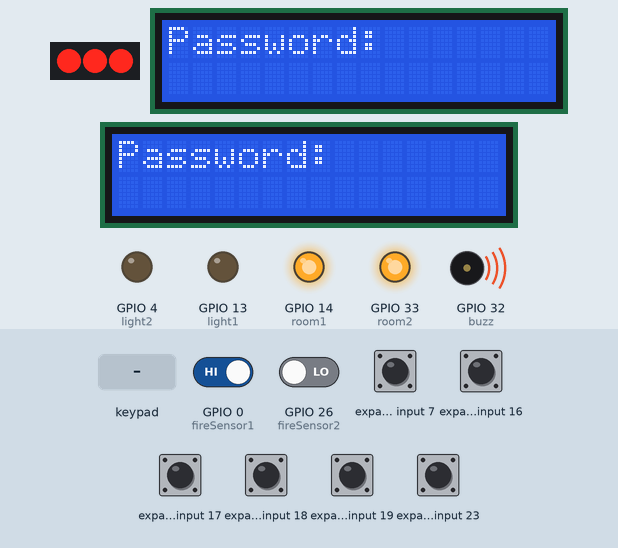
This sketch was run on a simulated ESP32. Parts: 3 port-expander outputs drawn as a row of LEDs (first output left, lit = HIGH), 2 × 16×2 character LCD, output pins drawn as LEDs (lit = HIGH), buzzer (waves = sounding, pin HIGH). Wiring (inferred from the names in the program): PCF8574 port expander at I2C address 0x20; PCF8574 port expander at I2C address 0x22. Wiring (inferred from the signals the program sends): 4×3 keypad with keys 1 2 3 4 5 6 7 8 9 * 0 # (labels assumed): rows Q0, Q1, Q2, Q3; columns Q4, Q5, Q6; row of LEDs: on Q4, Q5, Q6. The test bench sets the inputs (shaded band); at power-on: GPIO 0 (fireSensor1), expander input 7, expander input 16–19, expander input 23 HIGH, GPIO 26 (fireSensor2) LOW. WiFi joins after 1.5 s; servers stay silent unless stated; no MQTT or app messages arrive unless stated; what the sketch prints to the serial monitor is not drawn.

Above: at 3.3 s.
3.4 s: key '*' pressed
At 4.2 s:
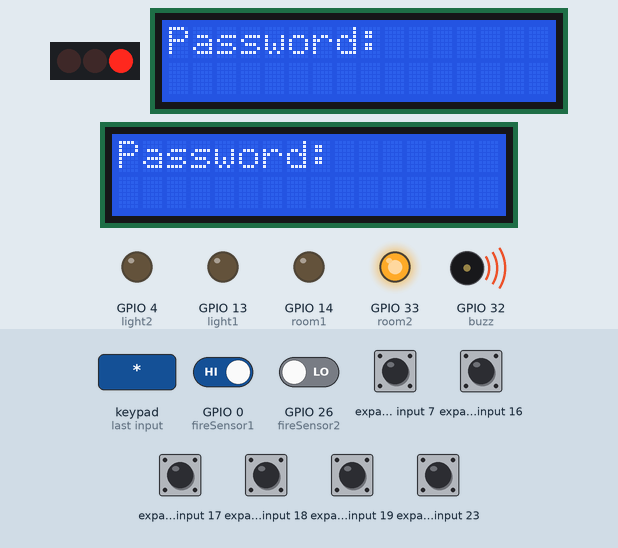
6.4 s: keypad keys 1 3 9 7 2 2 * pressed 0.4 s apart
At 9.5 s:
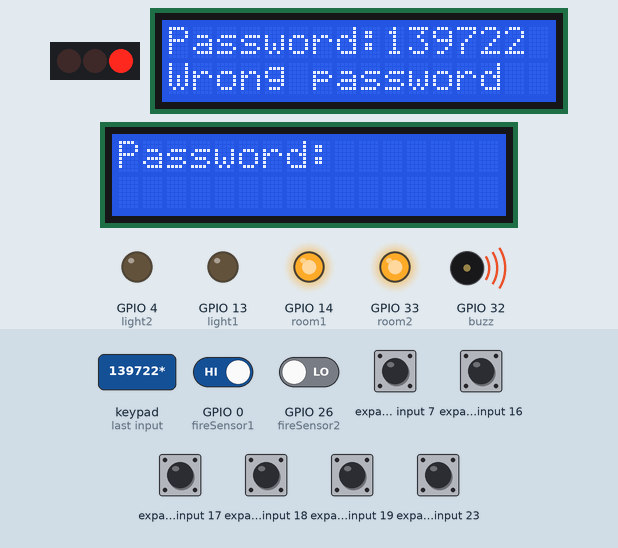
10.7 s: GPIO 26 (fireSensor2) driven HIGH
At 11.9 s:
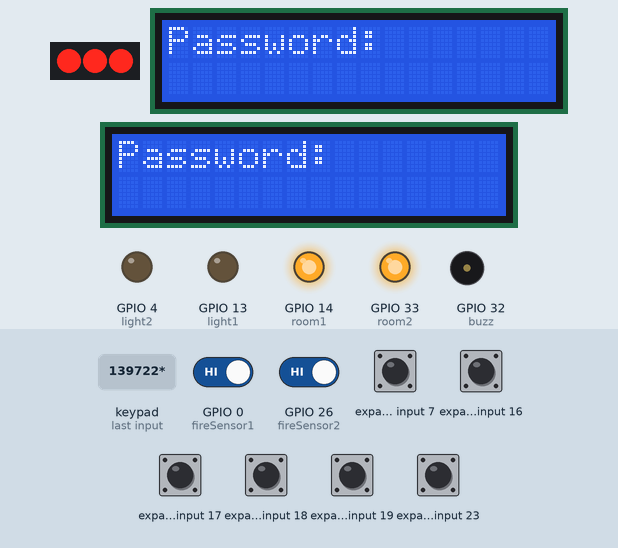
12.2 s: expander input 16 pulled LOW for 0.15 s
At 13.7 s:
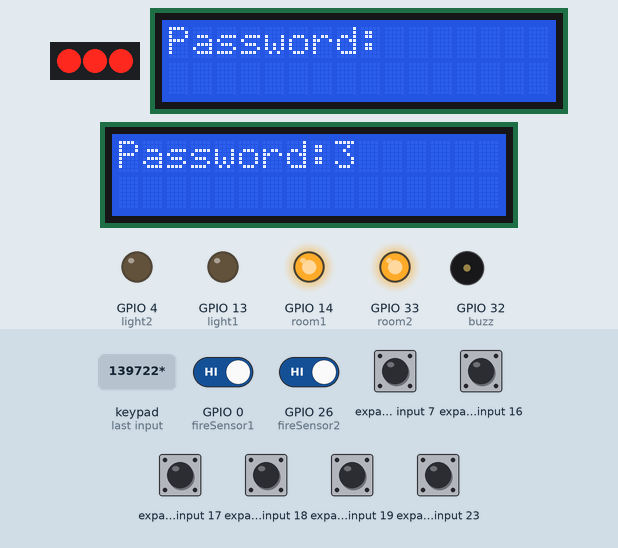
14.0 s: expander input 17 pulled LOW for 1 s
At 14.47 s:
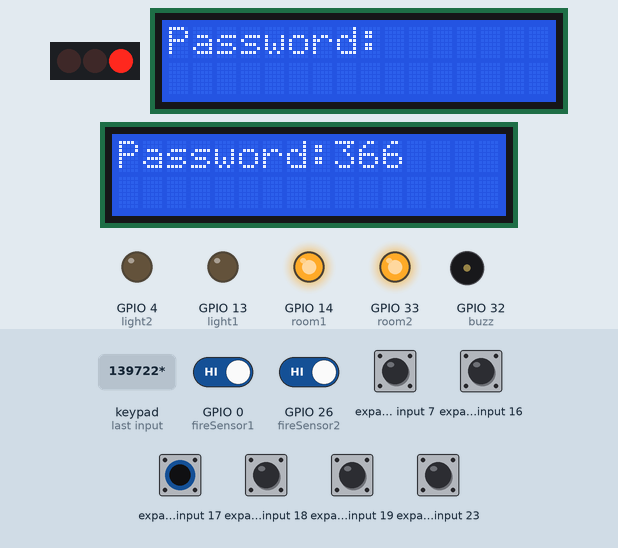
16.5 s: expander input 18 pulled LOW for 0.15 s
At 18.3 s:
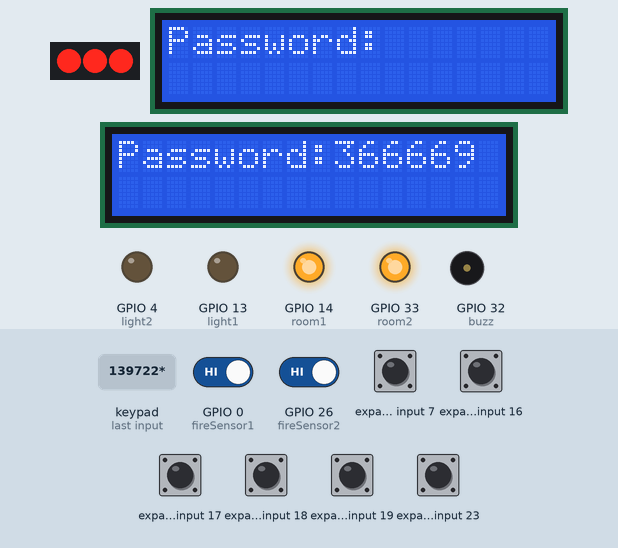
Timing chart, 0 to 19.1 s (numbered marks = the images above; inputs shaded):
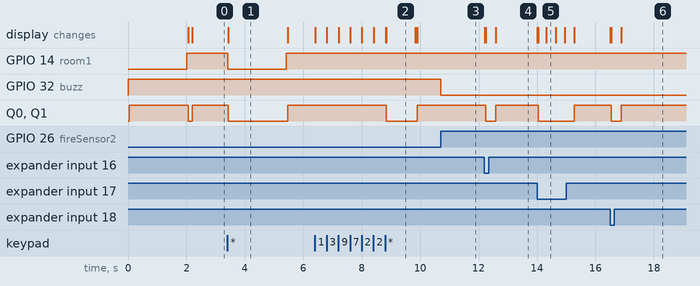

The sketch:

datn_fn.ino
```cpp
//--------------------------Library------------------------------------
#include <string.h>
#include <Wire.h>
#include <LiquidCrystal_I2C.h>
#include <PubSubClient.h>
#include <WiFi.h>
//----------------------------define value----------------------------

#define room1 14
#define room2 33
#define light1 13
#define light2 4
#define fireSensor1 0
#define fireSensor2 26
#define buzz 32

//-----------------------------------Define address------------------------
#define keypad1 0x20
#define keypad2 0x22
LiquidCrystal_I2C lcd1(0x23, 16, 2);
LiquidCrystal_I2C lcd2(0x27, 16, 2);
//-----------------------------Wifi---------------------------------
const char *ssid = "Vutu";
const char *password = "1234512345";
//------------------------------MQTT setup----------------------------
const char *mqtt_server = "192.168.34.73";
WiFiClient espClient;
PubSubClient client(espClient);
//----------room1--------------------------------------------------------
String password1 = "";
bool buttonPressed1 = false;
long buttonTimer1 = 0;
bool stringAdded1 = false;
String pressedCharacter1 = "";
String grand_password1 = "";
bool lightStatus1 = false;
//----------room2------------------------------------------------------
String password2 = "";
bool buttonPressed2 = false;
long buttonTimer2 = 0;
bool stringAdded2 = false;
String pressedCharacter2 = "";
String grand_password2 = "";
bool lightStatus2 = false;
//------------------Dual Core-----------------------------------
TaskHandle_t Task1;
//-------------Setup-------------------------------------------------
void setup() {
  xTaskCreatePinnedToCore(
    Task1code, /* Function to implement the task */
    "Task1",   /* Name of the task */
    10000,     /* Stack size in words */
    NULL,      /* Task input parameter */
    0,         /* Priority of the task */
    &Task1,    /* Task handle. */
    0);        /* Core where the task should run */
  Serial.begin(115200);
  Serial.println();
  Serial.print("Connecting to ");
  Serial.println(ssid);
  WiFi.begin(ssid, password);
  while (WiFi.status() != WL_CONNECTED) {

    delay(1000);  //
    Serial.print(".");
  }
  Serial.println("");
  Serial.println("WiFi connected");
  Serial.println("IP address: ");
  Serial.println(WiFi.localIP());
  client.setServer(mqtt_server, 1883);  //1883 is the default port for MQTT server
  client.setCallback(callback);
  pinMode(room1, OUTPUT);
  pinMode(room2, OUTPUT);
  pinMode(light1, OUTPUT);
  pinMode(light2, OUTPUT);
  pinMode(fireSensor1, INPUT);
  pinMode(fireSensor2, INPUT);
  pinMode(buzz, OUTPUT);

  digitalWrite(room1, HIGH);
  digitalWrite(room2, HIGH);
  Wire.begin();
  lcd1.init();  // initialize the lcd
  lcd1.backlight();
  lcd2.init();  // initialize the lcd
  lcd2.backlight();
  lcd1.setCursor(0, 0);
  lcd1.print("Password:");
  lcd2.setCursor(0, 0);
  lcd2.print("Password:");
}
//-------------------------------Connect to MQTT broker-------------------------------
void connect_mqttServer() {
  // Loop until we're reconnected
  while (!client.connected()) {
    //now attemt to connect to MQTT server
    Serial.print("Attempting MQTT connection...");
    // Attempt to connect
    if (client.connect("ESP32_client1"))  // Change the name of client here if multiple ESP32 are connected
    //attempt successful
    {
      Serial.println("connected");
      // Subscribe to topics here
      client.subscribe("rpi/broadcast1");
      client.subscribe("rpi/broadcast2");  //subscribe more topics here
    } else
    //attempt not successful
    {
      Serial.print("failed, rc=");
      Serial.print(client.state());
      Serial.println(" trying again in 2 seconds");
      // Wait 2 seconds before retrying
      delay(2000);
    }
  }
}
//--------------------------------Receive data whenever it come------------------------
void callback(char *topic, byte *message, unsigned int length) {
  Serial.println("Message arrived on topic: ");
  Serial.print(String(topic));
  Serial.print(". Message: ");
  String messageTemp;
  for (int i = 0; i < length; i++) {
    Serial.print((char)message[i]);
    messageTemp += (char)message[i];
  }
  if (String(topic) == "rpi/broadcast2")
    grand_password2 = messageTemp;
  else if (String(topic) == "rpi/broadcast1")
    grand_password1 = messageTemp;

  // Check if a message is received on the topic "rpi/broadcast"
  //Similarly add more if statements to check for other subscribed topics
}
//-------------------------Check password----------------------------------------------
void checkInput(bool *buttonPressed, bool *stringAdded, String *password, String *pressedCharacter, int status, String grand_password, int room, bool *lightStatus)
{
  if (*buttonPressed == true)  //if a button was pressed...
  {
    if (*stringAdded == true)  //if a numberical button was pressed...
    {

      *password = *password + *pressedCharacter;  //concatenate
      Serial.println(*password);
      //Print the string on the LCD
      if (status == 1) {
        lcd1.setCursor(9, 0);
        lcd1.print(*password);
      } else {
        lcd2.setCursor(9, 0);
        lcd2.print(*password);
      }
      *stringAdded = false;  //don't let the code enter this part again
    }

    if (*pressedCharacter == "*")  //if we pressed the A on the keypad...
    {
      if (*password == grand_password || *password == "555555") {
        if (status == 1) {
          lcd1.setCursor(9, 0);
          lcd1.print("        ");
          *lightStatus = true;
        } else {
          lcd2.setCursor(9, 0);
          lcd2.print("        ");
          *lightStatus = true;
        }
        digitalWrite(room, LOW);
        delay(2000);
        digitalWrite(room, HIGH);
        *password = "";

      } else {
        *password = "";
        if (status == 1) {
          lcd1.setCursor(0, 1);
          lcd1.print("Wrong password");
          delay(1000);
          lcd1.setCursor(0, 1);
          lcd1.print("              ");
          lcd1.setCursor(9, 0);
          lcd1.print("        ");
        } else {
          lcd2.setCursor(0, 1);
          lcd2.print("Wrong password");
          delay(1000);
          lcd2.setCursor(0, 1);
          lcd2.print("              ");
          lcd2.setCursor(9, 0);
          lcd2.print("        ");
        }
      }
    } else if (*pressedCharacter == "#")  //D = delete
    {
      *password = "";
      if (status == 1) {
        lcd1.setCursor(9, 0);
        lcd1.print("        ");
      } else {
        lcd2.setCursor(9, 0);
        lcd2.print("        ");
      }
    }
  }
}
//------------------------Read Keypad-----------------------------------------------
void readKeyPad(uint8_t ID, bool *buttonPressed, long *buttonTimer, String *pressedCharacter, bool *stringAdded) {
  if (*buttonPressed == true) {
    if (millis() - *buttonTimer > 300) {
      //The button pressed is only set back to false after 300 ms, so we cannot press a button twice quickly
      *buttonTimer = millis();
      *buttonPressed = false;
    } else {
      //do nothing
    }
  } else {
    //B11101111
    Wire.beginTransmission(ID);  //00100000
    Wire.write(B11101111);
    //[P7]B11101111[P0] -> [P7]1110[P4] - activates first row, [P3]1111[P0] - Sets all pins high on the MUX
    Wire.endTransmission();
    Wire.requestFrom(ID, 1);
    switch (Wire.read()) {
      //11101110 - P0 pin went low after pressing the button -> 1 was pressed
      case 238:  //Button 1
        Serial.print("1");
        *pressedCharacter = "1";
        *buttonPressed = true;
        *stringAdded = true;
        break;

      //11101101 - P1 pin went low after pressing the button -> 2 was pressed
      case 237:  //Button 2
        Serial.print("4");
        *pressedCharacter = "4";
        *buttonPressed = true;
        *stringAdded = true;
        break;

      //11101011 - P2 pin went low after pressing the button -> 3 was pressed
      case 235:  //Button 3
        Serial.print("7");
        *pressedCharacter = "7";
        *buttonPressed = true;
        *stringAdded = true;
        break;

      //11100111 - P3 pin went low after pressing the button -> A was pressed
      case 231:  //Button A
        Serial.println("*");
        *pressedCharacter = "*";
        *buttonPressed = true;
        break;
    }
    //-------------------------------------------
    //B11011111
    Wire.beginTransmission(ID);  //00100000
    Wire.write(B11011111);
    //[P7]B11011111[P0] -> [P7]1101[P4] - activates second row, [P3]1111[P0] - Sets all pins high on the MUX
    Wire.endTransmission();

    Wire.requestFrom(ID, 1);
    switch (Wire.read()) {
      //11011110 - P0 pin went low after pressing the button -> 2 was pressed
      case 222:  //Button 4
        Serial.print("2");
        *pressedCharacter = "2";
        *buttonPressed = true;
        *stringAdded = true;
        break;

      case 221:  //Button 5
        Serial.print("5");
        *pressedCharacter = "5";
        *buttonPressed = true;
        *stringAdded = true;
        break;

      case 219:  //Button 6
        Serial.print("8");
        *pressedCharacter = "8";
        *buttonPressed = true;
        *stringAdded = true;
        break;

      case 215:  //Button B
        Serial.print("0");
        *pressedCharacter = "0";
        *buttonPressed = true;
        *stringAdded = true;
        break;
    }
    //-------------------------------------------
    //B10111111
    Wire.beginTransmission(ID);  //00100000
    Wire.write(B10111111);
    Wire.endTransmission();

    Wire.requestFrom(ID, 1);
    switch (Wire.read()) {
      case 190:  //Button 7
        Serial.print("3");
        *pressedCharacter = "3";
        *buttonPressed = true;
        *stringAdded = true;
        break;

      case 189:  //Button 8
        Serial.print("6");
        *pressedCharacter = "6";
        *buttonPressed = true;
        *stringAdded = true;
        break;

      case 187:  //Button 9
        Serial.print("9");
        *pressedCharacter = "9";
        *buttonPressed = true;
        *stringAdded = true;
        break;

      case 183:  //Button C
        Serial.println("#");
        *pressedCharacter = "#";
        *buttonPressed = true;
        break;
    }
    *buttonTimer = millis();
  }
}
//------------------Open Light Whenever Check-in Active And Fire Warning----------------------------
void open_light(String password, int light, bool *lightStatus) {
  if (password == "None" || password == "")
    *lightStatus = false;
  if (*lightStatus == true)
    digitalWrite(light, HIGH);
  else
    digitalWrite(light, LOW);
}

void fire_warning() {
  if (digitalRead(fireSensor1) == 0 || digitalRead(fireSensor2) == 0)
    analogWrite(buzz, 255);
  else
    analogWrite(buzz, 0);
}
//------------------Core1----------------------------
void Task1code(void *parameter) {
  for (;;) {
    readKeyPad(keypad1, &buttonPressed1, &buttonTimer1, &pressedCharacter1, &stringAdded1);
    readKeyPad(keypad2, &buttonPressed2, &buttonTimer2, &pressedCharacter2, &stringAdded2);
    checkInput(&buttonPressed1, &stringAdded1, &password1, &pressedCharacter1, 1, grand_password1, room1, &lightStatus1);
    checkInput(&buttonPressed2, &stringAdded2, &password2, &pressedCharacter2, 0, grand_password2, room2, &lightStatus2);
    open_light(grand_password1, light1, &lightStatus1);
    open_light(grand_password2, light2, &lightStatus2);
    fire_warning();
  }
}
//------------------Core2------------------------------
void loop() {
  if (!client.connected()) {
    connect_mqttServer();
  }
  client.loop();
}
```

Measured:
- after the input at 3.4 s, GPIO 14 (room1), Q0, Q1: HIGH → LOW at once, → HIGH 2.0 s later; the display: changes at once (image 1)
- after the input at 6.4 s, Q0, Q1: HIGH → LOW after 2.4 s, → HIGH 1.1 s later; the display: first changes at once (image 2 shows a later state)
- after the input at 10.7 s, GPIO 32 (buzz): HIGH → LOW at once
- after the input at 12.2 s, Q0, Q1: HIGH → LOW at once, → HIGH 0.34 s later; the display: changes at once (image 4)
- after the input at 14.0 s, Q0, Q1: HIGH → LOW at once, → HIGH 1.2 s later; the display: first changes at once (image 5 shows a later state)
- after the input at 16.5 s, Q0, Q1: HIGH → LOW at once, → HIGH 0.34 s later; the display: changes at once (image 6)
- what the display in image 1 shows lasts 2.1 s, from 3.4 s to 5.5 s
